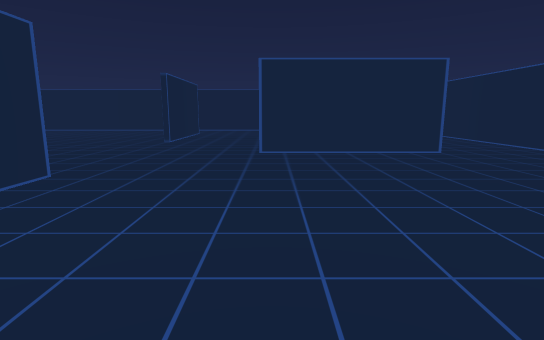
View 1 (above)

17 first-person views from a walk through a scene from a Unity 3-D project. The camera is 1.3 m above the floor, tilts 10° down and sees 80° across. The floor is counted in squares, 1 m on a side. Each view is taken from the middle of a square. On the plan, view 1 faces up. The plan holds only what a view shows up to about 14 squares ahead; the rest is blank.

View 2
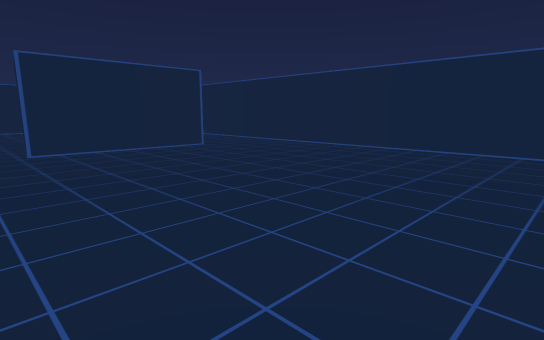

View 3
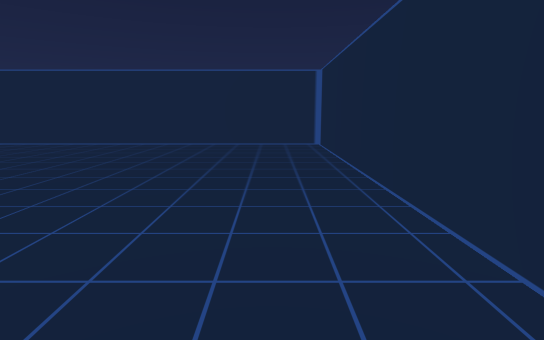

View 4
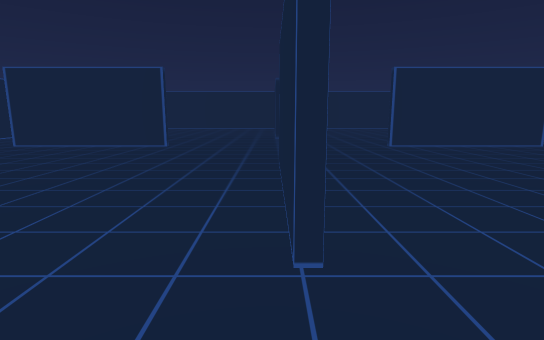

View 5
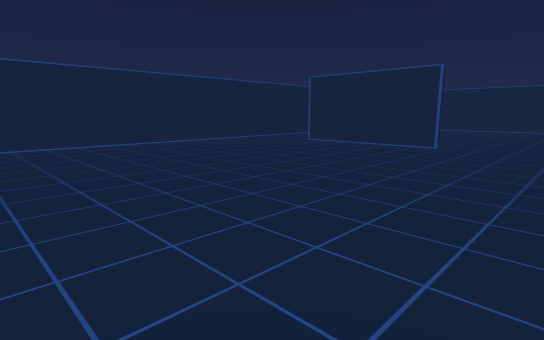

View 6
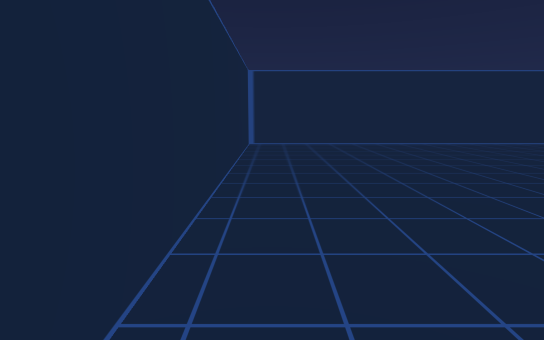

View 7
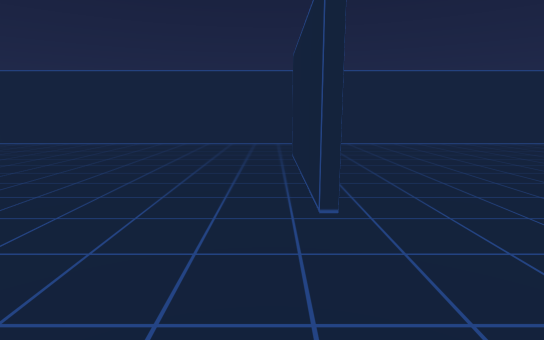

View 8
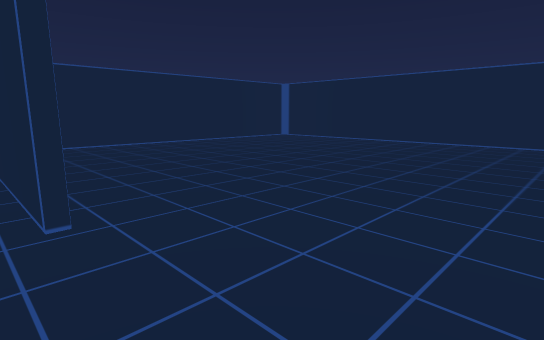

View 9
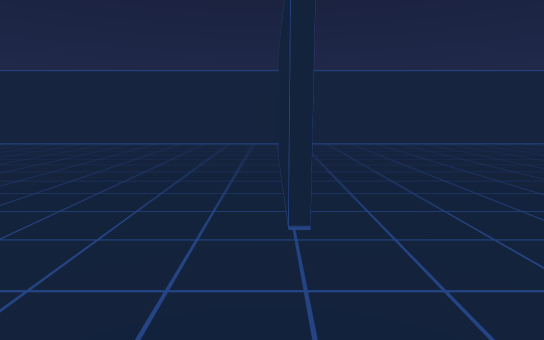

View 10
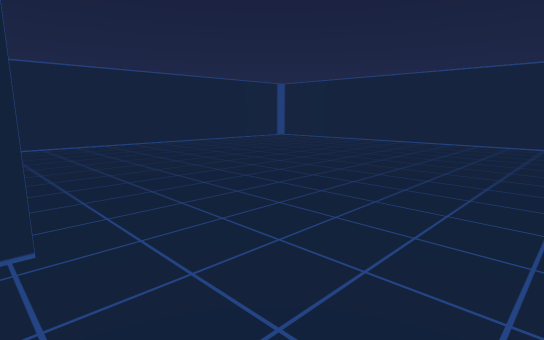

View 11
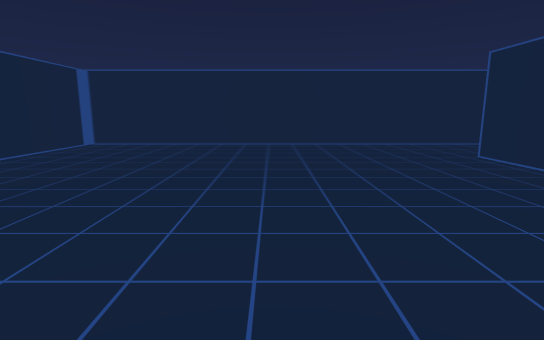

View 12
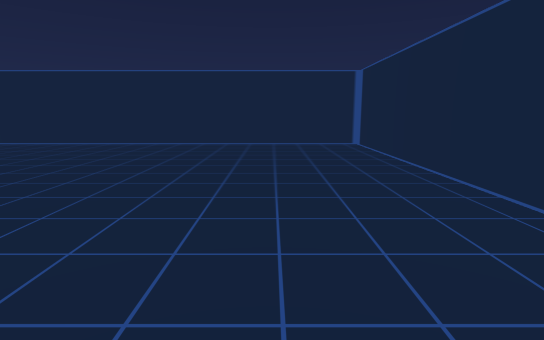

View 13
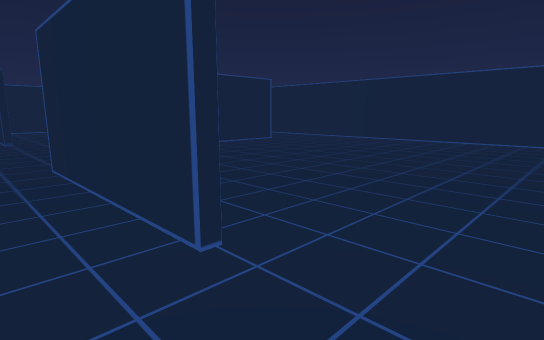

View 14
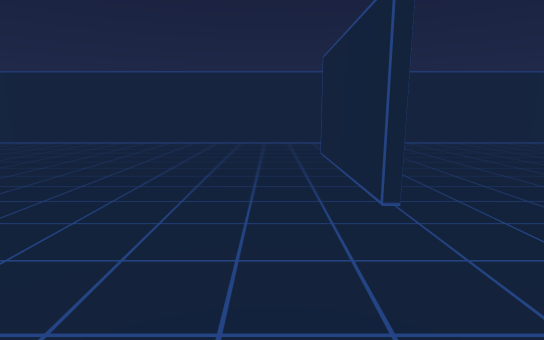

View 15
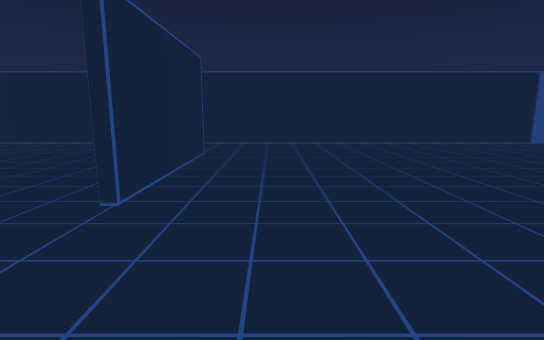

View 16
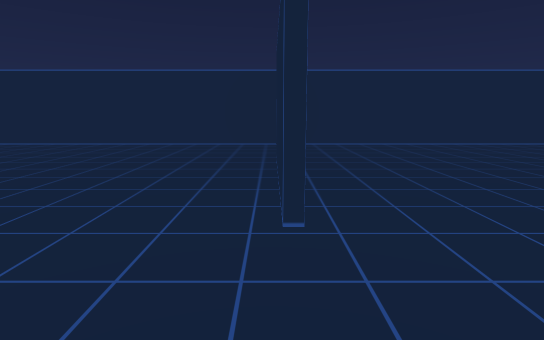

View 17
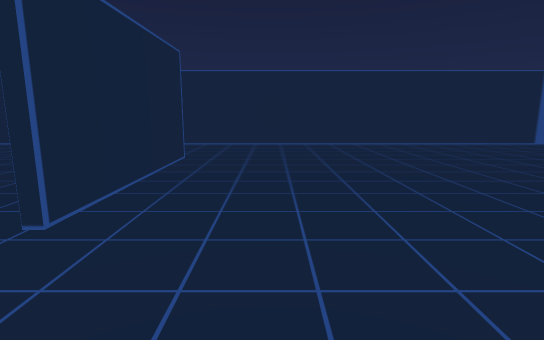

### Floor plan
Points are (right, up) in squares from view 1. A wall is a line through its corners. A room is listed if a view was taken in it or the views show most of it. See-through windows are left out.
Room 1 (views 1, 2, 3, 4, 5, 6, 7, 8, 9, 10, 11, 12, 13, 14, 15, 16, 17)
walls: (-4.8, 14.4) (-4.8, 19.6); (-0.5, 10.9) (5.6, 10.9); (-4.6, 6.6) (-4.6, 0.5); (-9, 10.6) (-15.1, 10.6); (-4.6, 20.5) (-4.6, 14.4); (5.6, 10.6) (-0.5, 10.6); (-4.8, 0.5) (-4.8, 6.6); (9.4, 24.6) (-18.6, 24.6) (-18.6, -2.9) (9.4, -2.9) (9.4, 24.6)

Where each view was taken, in squares from view 1:
view 1: 0 up, 0 right, facing up
view 2: 1 down, 2 left, facing up-right
view 3: 1 down, 4 left, facing right
view 4: 2 down, 5 left, facing up
view 5: 2 down, 5 left, facing up-left
view 6: 2 down, 5 left, facing left
view 7: 10 up, 5 left, facing left
view 8: 10 up, 5 left, facing up-left
view 9: 11 up, 5 left, facing up
view 10: 11 up, 5 left, facing up-right
view 11: 17 up, 4 left, facing right
view 12: 21 up, 5 left, facing left
view 13: 23 up, 3 left, facing down-left
view 14: 11 up, 3 left, facing down
view 15: 11 up, 7 left, facing down
view 16: 11 up, 4 left, facing right
view 17: 11 up, 2 left, facing up
